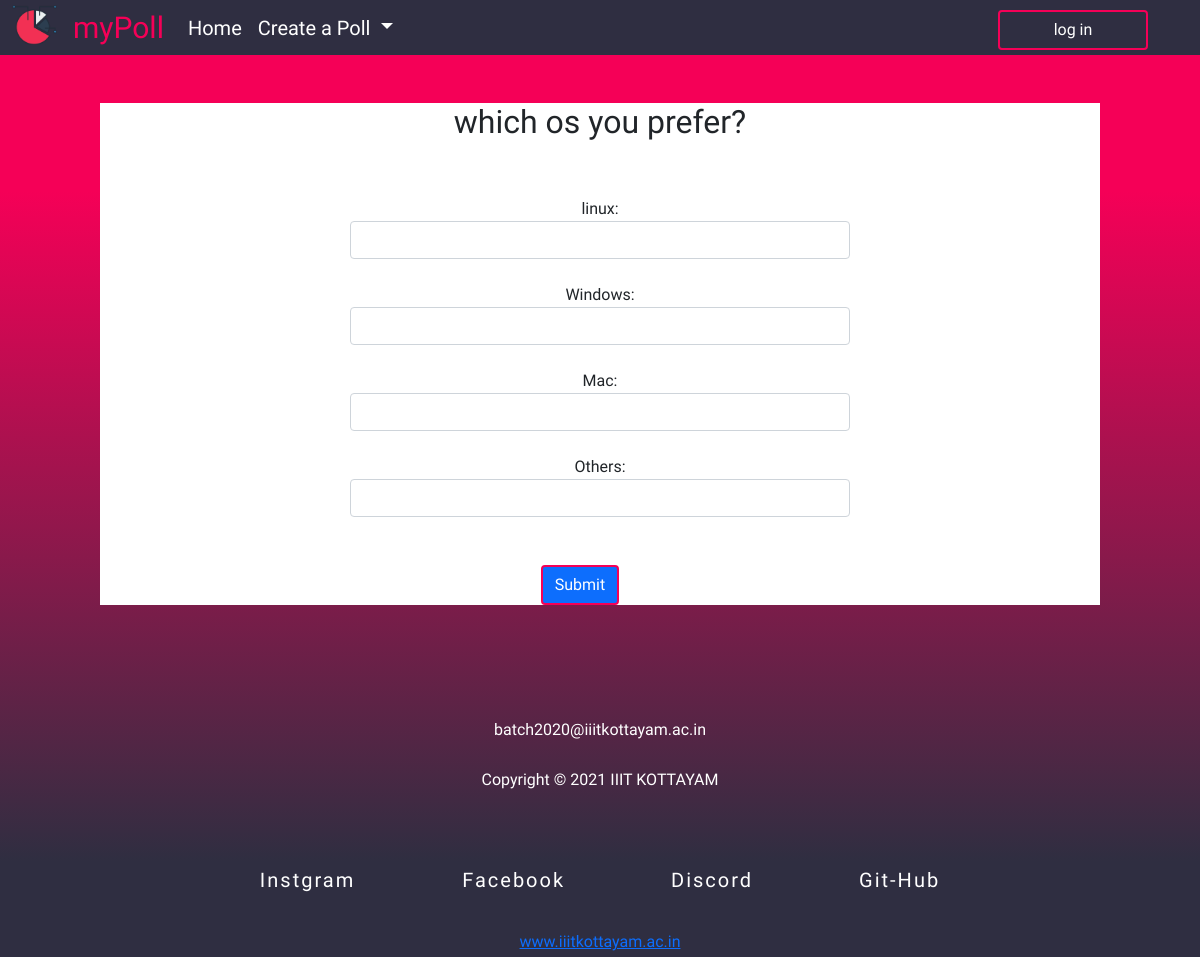
/CreatePoll/29/, run on the app's committed database.
### polling/models.py (models this page shows)
class CreatPoll(models.Model):
    Title = models.TextField()
    o1 = models.CharField( max_length=50)
    o2 = models.CharField( max_length=50)
    o3 = models.CharField( max_length=50)
    o4 = models.CharField( max_length=50)
    on1= models.IntegerField(default=0)
    on2= models.IntegerField(default=0)
    on3= models.IntegerField(default=0)
    on4= models.IntegerField(default=0)
    one_1=models.IntegerField(default=0)
    two_1=models.IntegerField(default=0)
    three_1=models.IntegerField(default=0)
    four_1=models.IntegerField(default=0)

### polling/views.py (the view, shortened to what this page needs)
# urls.py: path('CreatePoll/<poll_id>/',views.CreatePoll,name='poll'),
def CreatePoll(request,poll_id):
    poll=CreatPoll.objects.get(pk=poll_id)
    context={
        'poll':poll
    }
    return render(request,'poll.html',context)

### templates/poll.html (shortened to what this page needs)
{% load static %}
<!DOCTYPE html>
<html lang="en">
<head>
    <link href="https://cdn.jsdelivr.net/npm/bootstrap@5.0.0-beta2/dist/css/bootstrap.min.css" rel="stylesheet"
>
    <link rel="stylesheet" href={% static "createpoll.css" %}>
</head>
<body>
    <nav class="navbar navbar-expand-lg navbar-light bg-light">
        <div class="container-fluid">
            <a class="navbar-brand" href="{% url 'home' %}">
                <img src={% static "voting-poll1.png" %} alt="" width="45" height="40" class="d-inline-block align-top">
            </a>
            <a class="navbar-brand" href="{% url 'home' %}" style="color:#f50057;">myPoll</a>
            <div class="collapse navbar-collapse" id="navbarSupportedContent">
                <ul class="navbar-nav me-auto mb-2 mb-lg-0">
                    <li class="nav-item">
                        <a class="nav-link active" aria-current="page" href="{% url 'home' %}"
                            style="color:white;">Home</a>
                    </li>
                    <li class="nav-item dropdown">
                        <a class="nav-link dropdown-toggle" href="{% url 'create' %}" id="navbarDropdown" role="button"
                            data-bs-toggle="dropdown" aria-expanded="false" style="color:white;">
                            Create a Poll
                        </a>
                    </li>
                </ul>
                <button class="btn btn-outline-success" type="submit">log in</button>
            </div>
        </div>
    </nav>
    <br><br>
    <div class="form">
        <form  method="POST">
            <center>
                <h2>{{poll.Title}}</h2><br><br>
                <div style="width:500px" class="form-group" >{{poll.o1}}: <input style="" class="form-control" name="on1" type="number"></div><br>
                <div style="width:500px">{{poll.o2}}: <input class="form-control"  name="on2" type="number"></div><br>
                <div  style="width:500px">{{poll.o3}}: <input class="form-control" name="on3" type="number"></div><br>
                <div style="width:500px" >{{poll.o4}}: <input class="form-control" name="on4" type="number"></div><br><br>
                <div><center><input class="btn btn-primary" type="submit" class="buttn"></div>
            </center>
        </form>
    </div>
    <div id="footer">
        <div class="aa"> batch2020@iiitkottayam.ac.in</div>
        <div class="aa">Copyright © 2021 IIIT KOTTAYAM</div><br>
        <div id="contact">
            <a class="cont" href="#" target="_blank">Instgram</span>
                <a class="cont" href="#" target="_blank">Facebook</a>
                <a class="cont" href="#" target="_blank">Discord</a>
                <a class="cont" href="#" target="_blank">Git-Hub</a>
        </div>
        <div><a href="https://www.iiitkottayam.ac.in/" target="_blank">www.iiitkottayam.ac.in</a></div>
    </div>
</body>
</html>

### static/createpoll.css (style rules this page uses)
body { background: linear-gradient(360deg, #2f2e41 10%, #f50057 80%); margin: 0; font-family: 'Mulish', sans-serif; }
.navbar { padding: 0; }
.navbar-brand { font-family: 'Lobster', cursive; font-size: 30px; }
.container-fluid { font-family: 'Mulish', sans-serif; font-size: 20px; background-color: #2f2e41; }
.collapse { text-align: right; font-weight: lighter; }
.btn { color: white; border: 2px solid #f50057; margin-right: 40px; }
button { margin-top: 4px; width: 150px; border: 2px solid #3487f7; border-radius: 4px; color: #3487f7; }
#footer { font-family: 'Mulish', sans-serif; text-align: center; line-height: 30px; background-color: transparent; color: white; }
#contact { font-family: 'Lobster', cursive; letter-spacing: 2px; margin: auto; background-color: transparent; padding: 30px; }
.cont { background-color: transparent; color: white; text-decoration: none; margin: 30px; padding: 20px; font-size: 20px; transition: all .4s; }
.aa { padding: 10px; background-color: transparent; }

### templates/poll.html (style rules this page uses)
* { margin: 0; padding: 0; }
body { background: linear-gradient(360deg, #2f2e41 10%, #f50057 80%); }
.navbar { padding: 0; }
.navbar-brand { font-family: 'Lobster', cursive; font-size: 30px; }
.container-fluid { font-family: 'Mulish', sans-serif; font-size: 20px; background-color: #2f2e41; }
.collapse { text-align: right; font-weight: lighter; }
.btn { color: white; border: 2px solid #f50057; margin-right: 40px; }
.form { background-color: white; max-width: 1000px; margin: auto; }
#footer { font-family: 'Mulish', sans-serif; text-align: center; line-height: 30px; color: white; padding-top: 100PX; }
#contact { font-family: 'Lobster', cursive; letter-spacing: 2px; margin: auto; padding: 30px; }
.cont { color: white; text-decoration: none; margin: 30px; padding: 20px; font-size: 20px; transition: all .4s; }
.aa { padding: 10px; }

### data on the page
CreatPoll: Title "which os you prefer?", o1 "linux", o2 "Windows", o3 "Mac", o4 "Others"
